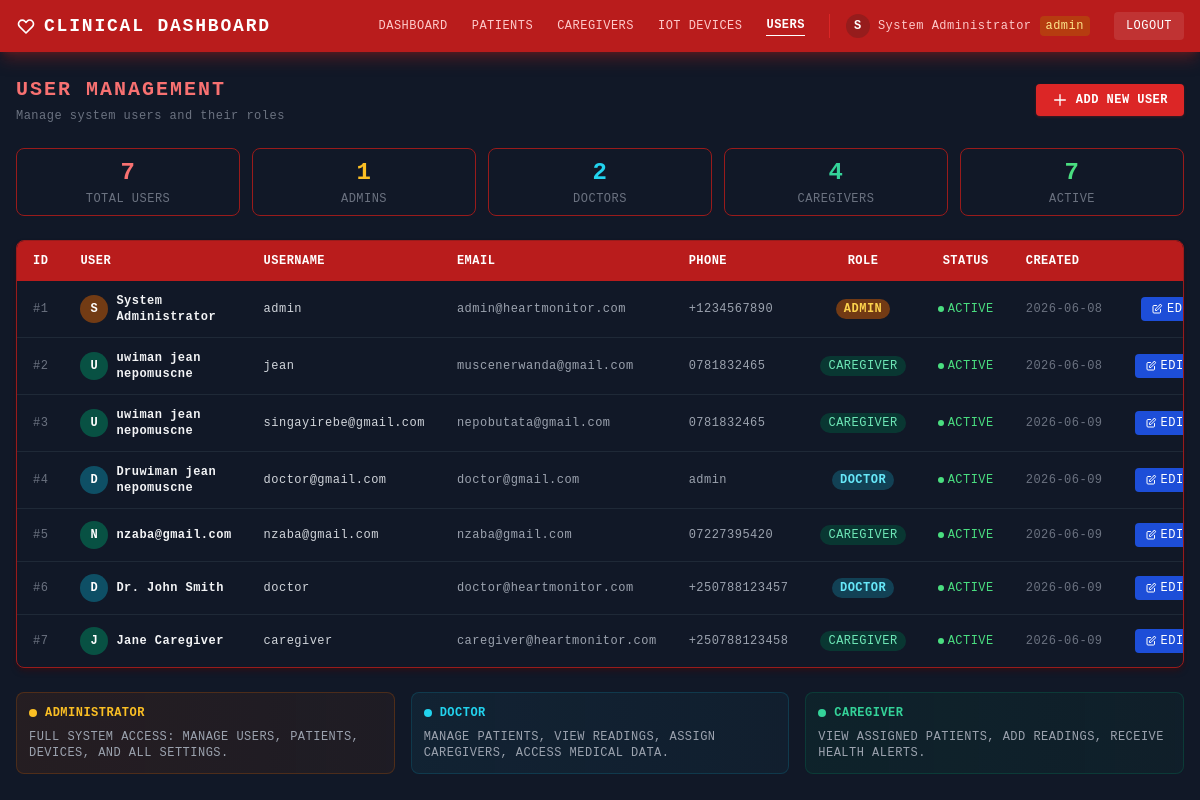
Screenshot of /users (signed in) with the database file from the repository.
### app.py (models this page shows, shortened)
class User(UserMixin, db.Model):
    id = db.Column(db.Integer, primary_key=True)
    username = db.Column(db.String(80), unique=True, nullable=False)
    email = db.Column(db.String(120), unique=True, nullable=False)
    phone = db.Column(db.String(20))
    full_name = db.Column(db.String(100), nullable=False)
    password_hash = db.Column(db.String(200), nullable=False)
    role = db.Column(db.String(20), default='caregiver')  # admin, doctor, caregiver
    is_active = db.Column(db.Boolean, default=True)
    created_at = db.Column(db.DateTime, default=datetime.utcnow)
    patients = db.relationship('PatientCaregiver', foreign_keys='PatientCaregiver.caregiver_id', backref='caregiver')

### app.py (the view)
@app.route("/users")
@login_required
@role_required('admin')
def list_users():
    users = User.query.all()
    return render_template("users.html", users=users)

### app.py (called while the page is built)
def role_required(*roles):
    def decorator(f):
        @wraps(f)
        def decorated_function(*args, **kwargs):
            if not current_user.is_authenticated:
                flash('Please log in to access this page.', 'warning')
                return redirect(url_for('login'))
            if current_user.role not in roles:
                flash('You do not have permission to access this page.', 'error')
                return redirect(url_for('index'))
            return f(*args, **kwargs)
        return decorated_function
    return decorator

@login_manager.user_loader
def load_user(user_id):
    return User.query.get(int(user_id))

### templates/users.html (shortened to what this page needs)
<!DOCTYPE html>
<html lang="en">
<head>
    <script src="https://cdn.tailwindcss.com"></script>
</head>
<body class="min-h-screen bg-[#111827] text-white" style="text-transform:uppercase;letter-spacing:.03em">
    <nav class="bg-red-700 shadow-lg shadow-red-900/50">
        <div class="max-w-7xl mx-auto px-4 py-3 flex items-center justify-between">
            <a href="/" class="text-white font-bold text-lg tracking-widest flex items-center gap-2">
                <svg class="w-5 h-5" fill="none" stroke="currentColor" stroke-width="2" viewBox="0 0 24 24">
                    <path stroke-linecap="round" stroke-linejoin="round" d="M4.318 6.318a4.5 4.5 0 000 6.364L12 20.364l7.682-7.682a4.5 4.5 0 00-6.364-6.364L12 7.636l-1.318-1.318a4.5 4.5 0 00-6.364 0z"/>
                </svg>
                Clinical Dashboard
            </a>
            <div class="hidden md:flex items-center gap-6">
                <a href="/" class="text-red-200 hover:text-white text-xs transition-colors">Dashboard</a>
                <a href="/patients" class="text-red-200 hover:text-white text-xs transition-colors">Patients</a>
                <a href="/caregivers" class="text-red-200 hover:text-white text-xs transition-colors">Caregivers</a>
                <a href="/devices" class="text-red-200 hover:text-white text-xs transition-colors">IoT Devices</a>
                <a href="/users" class="text-white text-xs font-bold border-b border-white pb-0.5">Users</a>
                <span class="text-red-200 text-xs normal-case border-l border-red-600 pl-4 flex items-center gap-2">
                    <span class="w-6 h-6 rounded-full bg-red-900/60 flex items-center justify-center text-white font-bold text-xs">
                        {{ current_user.full_name[0]|upper if current_user.full_name else '?' }}
                    </span>
                    {{ current_user.full_name }}
                    <span class="px-1.5 py-0.5 rounded text-xs
                        {% if current_user.role == 'admin' %}bg-amber-700/60 text-amber-200
                        {% elif current_user.role == 'doctor' %}bg-cyan-800/60 text-cyan-200
                        {% else %}bg-emerald-900/60 text-emerald-200{% endif %}">
                        {{ current_user.role }}
                    </span>
                </span>
                <a href="/logout" class="bg-white/10 hover:bg-white/20 text-white text-xs px-3 py-1.5 rounded transition-colors">Logout</a>
            </div>
        </div>
    </nav>
    <div class="max-w-7xl mx-auto px-4 py-6">
        <div class="flex flex-col sm:flex-row sm:items-center justify-between gap-4 mb-6">
            <div>
                <h1 class="text-xl font-bold text-red-400 tracking-widest">User Management</h1>
                <p class="text-xs text-gray-500 mt-1 normal-case">Manage system users and their roles</p>
            </div>
            <a href="/users/add"
               class="bg-red-600 hover:bg-red-700 text-white font-bold text-xs px-4 py-2 rounded transition-colors shadow shadow-red-900/40 inline-flex items-center gap-2">
                <svg class="w-4 h-4" fill="none" stroke="currentColor" stroke-width="2" viewBox="0 0 24 24">
                    <path stroke-linecap="round" stroke-linejoin="round" d="M12 4v16m8-8H4"/>
                </svg>
                Add New User
            </a>
        </div>
        <div class="grid grid-cols-2 sm:grid-cols-5 gap-3 mb-6">
            {% set admins = users | selectattr('role','equalto','admin') | list %}
            {% set doctors = users | selectattr('role','equalto','doctor') | list %}
            {% set caregivers = users | selectattr('role','equalto','caregiver') | list %}
            {% set active_users = users | selectattr('is_active','equalto',1) | list %}
            <div class="bg-gray-900 border border-red-800 rounded-lg px-3 py-2 text-center">
                <div class="text-2xl font-bold text-red-400">{{ users|length }}</div>
                <div class="text-xs text-gray-500 mt-0.5">Total Users</div>
            </div>
            <div class="bg-gray-900 border border-red-800 rounded-lg px-3 py-2 text-center">
                <div class="text-2xl font-bold text-amber-400">{{ admins|length }}</div>
                <div class="text-xs text-gray-500 mt-0.5">Admins</div>
            </div>
            <div class="bg-gray-900 border border-red-800 rounded-lg px-3 py-2 text-center">
                <div class="text-2xl font-bold text-cyan-400">{{ doctors|length }}</div>
                <div class="text-xs text-gray-500 mt-0.5">Doctors</div>
            </div>
            <div class="bg-gray-900 border border-red-800 rounded-lg px-3 py-2 text-center">
                <div class="text-2xl font-bold text-emerald-400">{{ caregivers|length }}</div>
                <div class="text-xs text-gray-500 mt-0.5">Caregivers</div>
            </div>
            <div class="bg-gray-900 border border-red-800 rounded-lg px-3 py-2 text-center">
                <div class="text-2xl font-bold text-green-400">{{ active_users|length }}</div>
                <div class="text-xs text-gray-500 mt-0.5">Active</div>
            </div>
        </div>
        <div class="bg-gray-900 border border-red-800 rounded-lg overflow-hidden shadow-md shadow-red-950/40">
            <div class="overflow-x-auto">
                <table class="w-full text-xs">
                    <thead>
                        <tr class="bg-red-700 text-white">
                            <th class="px-4 py-3 text-left">ID</th>
                            <th class="px-4 py-3 text-left">User</th>
                            <th class="px-4 py-3 text-left">Username</th>
                            <th class="px-4 py-3 text-left">Email</th>
                            <th class="px-4 py-3 text-left">Phone</th>
                            <th class="px-4 py-3 text-center">Role</th>
                            <th class="px-4 py-3 text-center">Status</th>
                            <th class="px-4 py-3 text-left">Created</th>
                            <th class="px-4 py-3 text-center">Actions</th>
                        </tr>
                    </thead>
                    <tbody class="divide-y divide-gray-800">
                        {% for user in users %}
                        <tr class="hover:bg-gray-800 transition-colors {% if not user.is_active %}opacity-50 bg-gray-900/50{% endif %}">
                            <td class="px-4 py-3 text-gray-500 font-mono">#{{ user.id }}</td>
                            <td class="px-4 py-3">
                                <div class="flex items-center gap-2">
                                    <div class="w-7 h-7 rounded-full
                                        {% if user.role == 'admin' %}bg-amber-700/60
                                        {% elif user.role == 'doctor' %}bg-cyan-700/60
                                        {% else %}bg-emerald-700/60{% endif %}
                                        flex items-center justify-center text-white font-bold text-xs flex-shrink-0">
                                        {{ user.full_name[0]|upper if user.full_name else '?' }}
                                    </div>
                                    <span class="text-gray-100 font-semibold normal-case">{{ user.full_name }}</span>
                                </div>
                            </td>
                            <td class="px-4 py-3 text-gray-300 normal-case">{{ user.username }}</td>
                            <td class="px-4 py-3 text-gray-400 normal-case">{{ user.email }}</td>
                            <td class="px-4 py-3 text-gray-400 normal-case">{{ user.phone or '—' }}</td>
                            <td class="px-4 py-3 text-center">
                                {% if user.role == 'admin' %}
                                    <span class="inline-block bg-amber-700/60 text-amber-300 px-2 py-0.5 rounded-full font-bold text-xs">
                                        Admin
                                    </span>
                                {% elif user.role == 'doctor' %}
                                    <span class="inline-block bg-cyan-800/60 text-cyan-300 px-2 py-0.5 rounded-full font-bold text-xs">
                                        Doctor
                                    </span>
                                {% else %}
                                    <span class="inline-block bg-emerald-900/60 text-emerald-300 px-2 py-0.5 rounded-full text-xs">
                                        Caregiver
                                    </span>
                                {% endif %}
                            </td>
                            <td class="px-4 py-3 text-center">
                                {% if user.is_active %}
                                    <span class="inline-flex items-center gap-1">
                                        <span class="w-1.5 h-1.5 rounded-full bg-green-400 pulse-animation"></span>
                                        <span class="text-green-400 text-xs">Active</span>
                                    </span>
                                {% else %}
                                    <span class="inline-flex items-center gap-1">
                                        <span class="w-1.5 h-1.5 rounded-full bg-gray-500"></span>
                                        <span class="text-gray-500 text-xs">Inactive</span>
                                    </span>
                                {% endif %}
                            </td>
                            <td class="px-4 py-3 text-gray-500 normal-case whitespace-nowrap">
                                {% if user.created_at %}
                                    {% if user.created_at is string %}
                                        {{ user.created_at[:10] }}
                                    {% else %}
                                        {{ user.created_at.strftime('%Y-%m-%d') if user.created_at.strftime else user.created_at }}
                                    {% endif %}
                                {% else %}
                                    —
                                {% endif %}
                            </td>
                            <td class="px-4 py-3">
                                <div class="flex items-center justify-center gap-2">
                                    <a href="/users/{{ user.id }}/edit"
                                       class="bg-blue-700 hover:bg-blue-600 text-white px-2.5 py-1 rounded text-xs transition-colors inline-flex items-center gap-1">
                                        <svg class="w-3 h-3" fill="none" stroke="currentColor" stroke-width="2" viewBox="0 0 24 24">
                                            <path stroke-linecap="round" stroke-linejoin="round" d="M11 5H6a2 2 0 00-2 2v11a2 2 0 002 2h11a2 2 0 002-2v-5m-1.414-9.414a2 2 0 112.828 2.828L11.828 15H9v-2.828l8.586-8.586z"/>
                                        </svg>
                                        Edit
                                    </a>
                                </div>
                            </td>
                        </tr>
                        {% endfor %}
                    </tbody>
                </table>
            </div>
        </div>
        <div class="mt-6 grid grid-cols-1 md:grid-cols-3 gap-4">
            <div class="bg-gradient-to-r from-amber-900/20 to-amber-800/10 border border-amber-700/30 rounded-lg p-3">
                <div class="flex items-center gap-2 mb-2">
                    <div class="w-2 h-2 rounded-full bg-amber-400"></div>
                    <span class="text-xs font-bold text-amber-400">Administrator</span>
                </div>
                <p class="text-xs text-gray-400">Full system access: manage users, patients, devices, and all settings.</p>
            </div>
            <div class="bg-gradient-to-r from-cyan-900/20 to-cyan-800/10 border border-cyan-700/30 rounded-lg p-3">
                <div class="flex items-center gap-2 mb-2">
                    <div class="w-2 h-2 rounded-full bg-cyan-400"></div>
                    <span class="text-xs font-bold text-cyan-400">Doctor</span>
                </div>
                <p class="text-xs text-gray-400">Manage patients, view readings, assign caregivers, access medical data.</p>
            </div>
            <div class="bg-gradient-to-r from-emerald-900/20 to-emerald-800/10 border border-emerald-700/30 rounded-lg p-3">
                <div class="flex items-center gap-2 mb-2">
                    <div class="w-2 h-2 rounded-full bg-emerald-400"></div>
                    <span class="text-xs font-bold text-emerald-400">Caregiver</span>
                </div>
                <p class="text-xs text-gray-400">View assigned patients, add readings, receive health alerts.</p>
            </div>
        </div>
    </div>
</body>
</html>

### templates/users.html (style rules this page uses)
body { font-family: 'Courier New', Courier, monospace; }
.pulse-animation { animation: pulse 2s cubic-bezier(0.4, 0, 0.6, 1) infinite; }

### rows the page displays
User: full_name "S", full_name "System Administrator", role "admin", id "1", username "admin", email "admin@heartmonitor.com", phone "+1234567890", shows "ADMIN", is_active True (drawn), created_at "2026-06-08"
User: id "2", full_name "U", full_name "uwiman jean nepomuscne", username "jean", email "muscenerwanda@gmail.com", phone "0781832465", role "CAREGIVER", is_active True (drawn), created_at "2026-06-08"
User: id "3", full_name "U", full_name "uwiman jean nepomuscne", username "singayirebe@gmail.com", email "nepobutata@gmail.com", phone "0781832465", role "CAREGIVER", is_active True (drawn), created_at "2026-06-09"
User: id "4", full_name "D", full_name "Druwiman jean nepomuscne", username "doctor@gmail.com", email "doctor@gmail.com", phone "admin", role "DOCTOR", is_active True (drawn), created_at "2026-06-09"
User: id "5", full_name "N", full_name "nzaba@gmail.com", username "nzaba@gmail.com", email "nzaba@gmail.com", phone "07227395420", role "CAREGIVER", is_active True (drawn), created_at "2026-06-09"
User: id "6", full_name "D", full_name "Dr. John Smith", username "doctor", email "doctor@heartmonitor.com", phone "+250788123457", role "DOCTOR", is_active True (drawn), created_at "2026-06-09"
User: id "7", full_name "J", full_name "Jane Caregiver", username "caregiver", email "caregiver@heartmonitor.com", phone "+250788123458", role "CAREGIVER", is_active True (drawn), created_at "2026-06-09"

### other values shown
{{ users|length }} "7"
{{ admins|length }} "1"
{{ doctors|length }} "2"
{{ caregivers|length }} "4"
{{ active_users|length }} "7"
